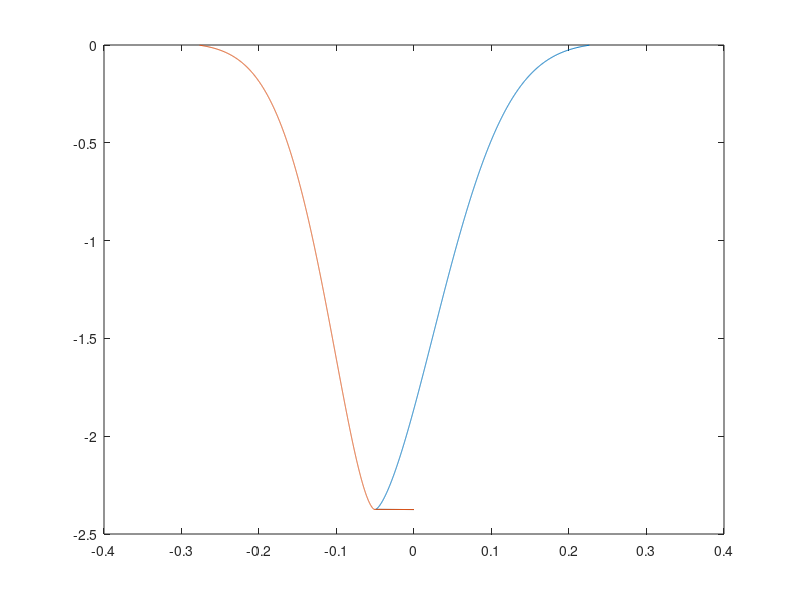

Write the MATLAB code that produced this figure.
% Keyhole;  solution file ready to run

%Material properties (USE YOUR MATERIAL)
Ta=293; Tm = 1730; Tv = 2800; K=36; kappa=7.5*10^(-6); rho=6430; cp=743;
A=0.55; 
clear xf1 xr1 z1;

%constant parameters
D=5e-3; lambda=1070*10^(-9); PL=5000; d=7e-3;

%cases (CHANGE VALUES HERE)
M2=2.5; f=500e-3; v=12/60; 


% THE CALCULATION OF THE BEAM PROPERTIES
z=0;
rf0 = (2*lambda*f*M2)/(D*pi());
zr = 2*rf0*(f/D);
rfz = rf0*sqrt(1+(z/zr)^2);
I00 = (2*PL)/(rfz^2*pi());

c1=(Tv-Ta)*rho*cp*v/2;
fprintf(1,'\nBeam spot radius rf0: %4.0f [microns]\n',rf0*1e6);

%calculation start geometry at the workpiece top
xf=1e-5; xr=1;
s=1.5;
while ((xr>0)|(s>1))
    I=I00*exp(-2*(xf/rf0)^2);
    qf=A*I*tan(pi/3);
    c2=qf/c1-2; c2 = c2^(-10/7); 
    rkh=c2*2*kappa/v;
    qr=c1*(v*rkh/2/kappa)^(-0.7);
    xr=xf-2*rkh;
    I=I00*exp(-2*(xr/rf0)^2);
    c4=A*I*tan(pi/3);
    s=c4/qr;
    xf=xf+1e-8;
end;
%fprintf(1,'xf/r/xr %4.0f %4.0f %4.0f    I q I/q  %3.2e %3.2e %3.2e\n',xf*1e6,rkh*1e6,xr*1e6,c4,qr,s);
fprintf(1,'Keyhole start radius: %4.0f Start locations front: %4.0f  rear: %4.0f [microns]\n',rkh*1e6,xf*1e6,xr*1e6);

%calculation keyhole shape
dz=1e-6; z=dz; i=1;
thf=pi/3; thr=pi/3; 
while ((rkh>1e-6)&(z<d))
    xf=xf-dz*tan(thf); xr=xr+dz*tan(thr);
    rkh=(xf-xr)/2;
    
% THE POWER DENSITY FROM THE LASER BEAM IS MISSING FOR THE ENERGY BALANCE - PLEASE ADD
    
    rfz = rf0*sqrt(1+(z/zr)^2);
    If = (2*PL)/(rfz^2*pi())*exp((-2*xf^2)/(rfz^2));
    Ir = (2*PL)/(rfz^2*pi())*exp((-2*xr^2)/(rfz^2));
    
    c6=(rkh*v/2/kappa)^(-0.7);
    qf=c1*(2+c6);
    qr=c1*c6;
    thf=atan(qf/A/If); thr=atan(qr/A/Ir);
    %fprintf(1,'z %4.0f  xf %4.0f  xr %4.0f\n',z*1e6,xf*1e6,xr*1e6);
    z1(i)=-z*1e3; xf1(i)=xf*1e3; xr1(i)=xr*1e3; %array save
    if (rkh<1e-6)
        xf1(i)=0; xr1(i)=0;
    end
    z = z+dz; 
    i=i+1;
end;
fprintf(1,'Bottom: z %4.0f  xf %4.0f  xr %4.0f  rkh %4.0f\n',z*1e6,xf*1e6,xr*1e6,rkh*1e6);

%hold off; %'hold all' for multiple curves or 'hold off' for a single graph
plot(xf1,z1,xr1,z1);
hold all;
